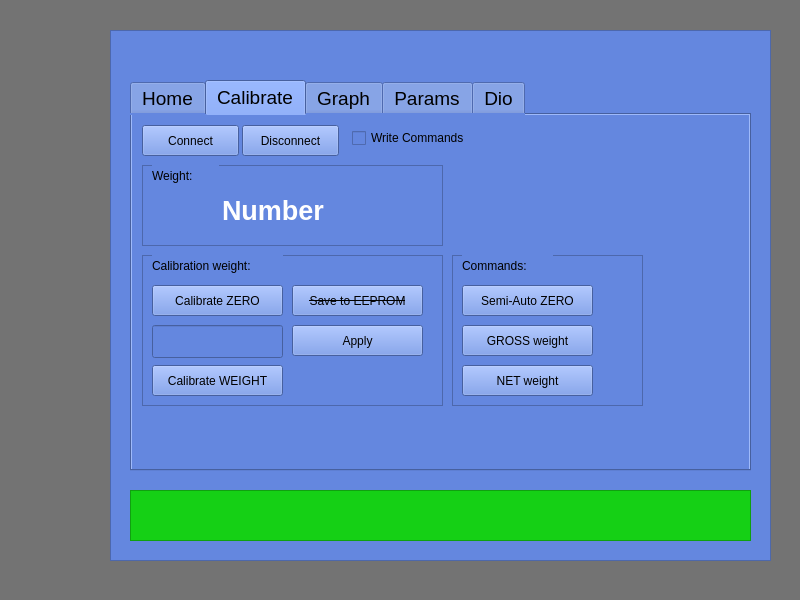
<?xml version="1.0" encoding="UTF-8"?>
<ui version="4.0">
 <class>MainWindow</class>
 <widget class="QMainWindow" name="MainWindow">
  <property name="geometry">
   <rect>
    <x>0</x>
    <y>0</y>
    <width>800</width>
    <height>600</height>
   </rect>
  </property>
  <property name="palette">
   <palette>
    <active>
     <colorrole role="Button">
      <brush brushstyle="SolidPattern">
       <color alpha="255">
        <red>115</red>
        <green>115</green>
        <blue>115</blue>
       </color>
      </brush>
     </colorrole>
     <colorrole role="Base">
      <brush brushstyle="SolidPattern">
       <color alpha="255">
        <red>115</red>
        <green>115</green>
        <blue>115</blue>
       </color>
      </brush>
     </colorrole>
     <colorrole role="Window">
      <brush brushstyle="SolidPattern">
       <color alpha="255">
        <red>115</red>
        <green>115</green>
        <blue>115</blue>
       </color>
      </brush>
     </colorrole>
    </active>
    <inactive>
     <colorrole role="Button">
      <brush brushstyle="SolidPattern">
       <color alpha="255">
        <red>115</red>
        <green>115</green>
        <blue>115</blue>
       </color>
      </brush>
     </colorrole>
     <colorrole role="Base">
      <brush brushstyle="SolidPattern">
       <color alpha="255">
        <red>115</red>
        <green>115</green>
        <blue>115</blue>
       </color>
      </brush>
     </colorrole>
     <colorrole role="Window">
      <brush brushstyle="SolidPattern">
       <color alpha="255">
        <red>115</red>
        <green>115</green>
        <blue>115</blue>
       </color>
      </brush>
     </colorrole>
    </inactive>
    <disabled>
     <colorrole role="Button">
      <brush brushstyle="SolidPattern">
       <color alpha="255">
        <red>115</red>
        <green>115</green>
        <blue>115</blue>
       </color>
      </brush>
     </colorrole>
     <colorrole role="Base">
      <brush brushstyle="SolidPattern">
       <color alpha="255">
        <red>115</red>
        <green>115</green>
        <blue>115</blue>
       </color>
      </brush>
     </colorrole>
     <colorrole role="Window">
      <brush brushstyle="SolidPattern">
       <color alpha="255">
        <red>115</red>
        <green>115</green>
        <blue>115</blue>
       </color>
      </brush>
     </colorrole>
    </disabled>
   </palette>
  </property>
  <property name="windowTitle">
   <string>MainWindow</string>
  </property>
  <property name="styleSheet">
   <string notr="true">background-color: rgb(115, 115, 115);</string>
  </property>
  <widget class="QWidget" name="centralWidget">
   <widget class="QFrame" name="frame_2">
    <property name="geometry">
     <rect>
      <x>110</x>
      <y>30</y>
      <width>661</width>
      <height>531</height>
     </rect>
    </property>
    <property name="styleSheet">
     <string notr="true">background-color: rgb(100, 135, 223);</string>
    </property>
    <property name="frameShape">
     <enum>QFrame::StyledPanel</enum>
    </property>
    <property name="frameShadow">
     <enum>QFrame::Raised</enum>
    </property>
    <widget class="QTabWidget" name="tabWidget">
     <property name="geometry">
      <rect>
       <x>20</x>
       <y>50</y>
       <width>621</width>
       <height>391</height>
      </rect>
     </property>
     <property name="palette">
      <palette>
       <active>
        <colorrole role="WindowText">
         <brush brushstyle="SolidPattern">
          <color alpha="255">
           <red>0</red>
           <green>0</green>
           <blue>0</blue>
          </color>
         </brush>
        </colorrole>
        <colorrole role="Button">
         <brush brushstyle="SolidPattern">
          <color alpha="255">
           <red>100</red>
           <green>135</green>
           <blue>223</blue>
          </color>
         </brush>
        </colorrole>
        <colorrole role="Light">
         <brush brushstyle="SolidPattern">
          <color alpha="255">
           <red>253</red>
           <green>254</green>
           <blue>255</blue>
          </color>
         </brush>
        </colorrole>
        <colorrole role="Midlight">
         <brush brushstyle="SolidPattern">
          <color alpha="255">
           <red>195</red>
           <green>216</green>
           <blue>248</blue>
          </color>
         </brush>
        </colorrole>
        <colorrole role="Dark">
         <brush brushstyle="SolidPattern">
          <color alpha="255">
           <red>68</red>
           <green>89</green>
           <blue>121</blue>
          </color>
         </brush>
        </colorrole>
        <colorrole role="Mid">
         <brush brushstyle="SolidPattern">
          <color alpha="255">
           <red>91</red>
           <green>119</green>
           <blue>161</blue>
          </color>
         </brush>
        </colorrole>
        <colorrole role="Text">
         <brush brushstyle="SolidPattern">
          <color alpha="255">
           <red>0</red>
           <green>0</green>
           <blue>0</blue>
          </color>
         </brush>
        </colorrole>
        <colorrole role="BrightText">
         <brush brushstyle="SolidPattern">
          <color alpha="255">
           <red>255</red>
           <green>255</green>
           <blue>255</blue>
          </color>
         </brush>
        </colorrole>
        <colorrole role="ButtonText">
         <brush brushstyle="SolidPattern">
          <color alpha="255">
           <red>0</red>
           <green>0</green>
           <blue>0</blue>
          </color>
         </brush>
        </colorrole>
        <colorrole role="Base">
         <brush brushstyle="SolidPattern">
          <color alpha="255">
           <red>100</red>
           <green>135</green>
           <blue>223</blue>
          </color>
         </brush>
        </colorrole>
        <colorrole role="Window">
         <brush brushstyle="SolidPattern">
          <color alpha="255">
           <red>100</red>
           <green>135</green>
           <blue>223</blue>
          </color>
         </brush>
        </colorrole>
        <colorrole role="Shadow">
         <brush brushstyle="SolidPattern">
          <color alpha="255">
           <red>0</red>
           <green>0</green>
           <blue>0</blue>
          </color>
         </brush>
        </colorrole>
        <colorrole role="AlternateBase">
         <brush brushstyle="SolidPattern">
          <color alpha="255">
           <red>196</red>
           <green>217</green>
           <blue>248</blue>
          </color>
         </brush>
        </colorrole>
        <colorrole role="ToolTipBase">
         <brush brushstyle="SolidPattern">
          <color alpha="255">
           <red>255</red>
           <green>255</green>
           <blue>220</blue>
          </color>
         </brush>
        </colorrole>
        <colorrole role="ToolTipText">
         <brush brushstyle="SolidPattern">
          <color alpha="255">
           <red>0</red>
           <green>0</green>
           <blue>0</blue>
          </color>
         </brush>
        </colorrole>
       </active>
       <inactive>
        <colorrole role="WindowText">
         <brush brushstyle="SolidPattern">
          <color alpha="255">
           <red>0</red>
           <green>0</green>
           <blue>0</blue>
          </color>
         </brush>
        </colorrole>
        <colorrole role="Button">
         <brush brushstyle="SolidPattern">
          <color alpha="255">
           <red>100</red>
           <green>135</green>
           <blue>223</blue>
          </color>
         </brush>
        </colorrole>
        <colorrole role="Light">
         <brush brushstyle="SolidPattern">
          <color alpha="255">
           <red>253</red>
           <green>254</green>
           <blue>255</blue>
          </color>
         </brush>
        </colorrole>
        <colorrole role="Midlight">
         <brush brushstyle="SolidPattern">
          <color alpha="255">
           <red>195</red>
           <green>216</green>
           <blue>248</blue>
          </color>
         </brush>
        </colorrole>
        <colorrole role="Dark">
         <brush brushstyle="SolidPattern">
          <color alpha="255">
           <red>68</red>
           <green>89</green>
           <blue>121</blue>
          </color>
         </brush>
        </colorrole>
        <colorrole role="Mid">
         <brush brushstyle="SolidPattern">
          <color alpha="255">
           <red>91</red>
           <green>119</green>
           <blue>161</blue>
          </color>
         </brush>
        </colorrole>
        <colorrole role="Text">
         <brush brushstyle="SolidPattern">
          <color alpha="255">
           <red>0</red>
           <green>0</green>
           <blue>0</blue>
          </color>
         </brush>
        </colorrole>
        <colorrole role="BrightText">
         <brush brushstyle="SolidPattern">
          <color alpha="255">
           <red>255</red>
           <green>255</green>
           <blue>255</blue>
          </color>
         </brush>
        </colorrole>
        <colorrole role="ButtonText">
         <brush brushstyle="SolidPattern">
          <color alpha="255">
           <red>0</red>
           <green>0</green>
           <blue>0</blue>
          </color>
         </brush>
        </colorrole>
        <colorrole role="Base">
         <brush brushstyle="SolidPattern">
          <color alpha="255">
           <red>100</red>
           <green>135</green>
           <blue>223</blue>
          </color>
         </brush>
        </colorrole>
        <colorrole role="Window">
         <brush brushstyle="SolidPattern">
          <color alpha="255">
           <red>100</red>
           <green>135</green>
           <blue>223</blue>
          </color>
         </brush>
        </colorrole>
        <colorrole role="Shadow">
         <brush brushstyle="SolidPattern">
          <color alpha="255">
           <red>0</red>
           <green>0</green>
           <blue>0</blue>
          </color>
         </brush>
        </colorrole>
        <colorrole role="AlternateBase">
         <brush brushstyle="SolidPattern">
          <color alpha="255">
           <red>196</red>
           <green>217</green>
           <blue>248</blue>
          </color>
         </brush>
        </colorrole>
        <colorrole role="ToolTipBase">
         <brush brushstyle="SolidPattern">
          <color alpha="255">
           <red>255</red>
           <green>255</green>
           <blue>220</blue>
          </color>
         </brush>
        </colorrole>
        <colorrole role="ToolTipText">
         <brush brushstyle="SolidPattern">
          <color alpha="255">
           <red>0</red>
           <green>0</green>
           <blue>0</blue>
          </color>
         </brush>
        </colorrole>
       </inactive>
       <disabled>
        <colorrole role="WindowText">
         <brush brushstyle="SolidPattern">
          <color alpha="255">
           <red>68</red>
           <green>89</green>
           <blue>121</blue>
          </color>
         </brush>
        </colorrole>
        <colorrole role="Button">
         <brush brushstyle="SolidPattern">
          <color alpha="255">
           <red>100</red>
           <green>135</green>
           <blue>223</blue>
          </color>
         </brush>
        </colorrole>
        <colorrole role="Light">
         <brush brushstyle="SolidPattern">
          <color alpha="255">
           <red>253</red>
           <green>254</green>
           <blue>255</blue>
          </color>
         </brush>
        </colorrole>
        <colorrole role="Midlight">
         <brush brushstyle="SolidPattern">
          <color alpha="255">
           <red>195</red>
           <green>216</green>
           <blue>248</blue>
          </color>
         </brush>
        </colorrole>
        <colorrole role="Dark">
         <brush brushstyle="SolidPattern">
          <color alpha="255">
           <red>68</red>
           <green>89</green>
           <blue>121</blue>
          </color>
         </brush>
        </colorrole>
        <colorrole role="Mid">
         <brush brushstyle="SolidPattern">
          <color alpha="255">
           <red>91</red>
           <green>119</green>
           <blue>161</blue>
          </color>
         </brush>
        </colorrole>
        <colorrole role="Text">
         <brush brushstyle="SolidPattern">
          <color alpha="255">
           <red>68</red>
           <green>89</green>
           <blue>121</blue>
          </color>
         </brush>
        </colorrole>
        <colorrole role="BrightText">
         <brush brushstyle="SolidPattern">
          <color alpha="255">
           <red>255</red>
           <green>255</green>
           <blue>255</blue>
          </color>
         </brush>
        </colorrole>
        <colorrole role="ButtonText">
         <brush brushstyle="SolidPattern">
          <color alpha="255">
           <red>68</red>
           <green>89</green>
           <blue>121</blue>
          </color>
         </brush>
        </colorrole>
        <colorrole role="Base">
         <brush brushstyle="SolidPattern">
          <color alpha="255">
           <red>100</red>
           <green>135</green>
           <blue>223</blue>
          </color>
         </brush>
        </colorrole>
        <colorrole role="Window">
         <brush brushstyle="SolidPattern">
          <color alpha="255">
           <red>100</red>
           <green>135</green>
           <blue>223</blue>
          </color>
         </brush>
        </colorrole>
        <colorrole role="Shadow">
         <brush brushstyle="SolidPattern">
          <color alpha="255">
           <red>0</red>
           <green>0</green>
           <blue>0</blue>
          </color>
         </brush>
        </colorrole>
        <colorrole role="AlternateBase">
         <brush brushstyle="SolidPattern">
          <color alpha="255">
           <red>137</red>
           <green>179</green>
           <blue>242</blue>
          </color>
         </brush>
        </colorrole>
        <colorrole role="ToolTipBase">
         <brush brushstyle="SolidPattern">
          <color alpha="255">
           <red>255</red>
           <green>255</green>
           <blue>220</blue>
          </color>
         </brush>
        </colorrole>
        <colorrole role="ToolTipText">
         <brush brushstyle="SolidPattern">
          <color alpha="255">
           <red>0</red>
           <green>0</green>
           <blue>0</blue>
          </color>
         </brush>
        </colorrole>
       </disabled>
      </palette>
     </property>
     <property name="font">
      <font>
       <pointsize>14</pointsize>
       <weight>50</weight>
       <bold>false</bold>
      </font>
     </property>
     <property name="focusPolicy">
      <enum>Qt::ClickFocus</enum>
     </property>
     <property name="layoutDirection">
      <enum>Qt::LeftToRight</enum>
     </property>
     <property name="autoFillBackground">
      <bool>false</bool>
     </property>
     <property name="styleSheet">
      <string notr="true">background-color: rgb(100, 135, 223);</string>
     </property>
     <property name="tabPosition">
      <enum>QTabWidget::North</enum>
     </property>
     <property name="tabShape">
      <enum>QTabWidget::Rounded</enum>
     </property>
     <property name="currentIndex">
      <number>1</number>
     </property>
     <property name="iconSize">
      <size>
       <width>16</width>
       <height>16</height>
      </size>
     </property>
     <property name="elideMode">
      <enum>Qt::ElideNone</enum>
     </property>
     <widget class="QWidget" name="tabHome">
      <attribute name="title">
       <string>Home</string>
      </attribute>
      <widget class="QLabel" name="FlowScaleImage">
       <property name="geometry">
        <rect>
         <x>60</x>
         <y>60</y>
         <width>211</width>
         <height>61</height>
        </rect>
       </property>
       <property name="text">
        <string>FlowScale</string>
       </property>
      </widget>
      <widget class="QLabel" name="PenguinImage">
       <property name="geometry">
        <rect>
         <x>60</x>
         <y>60</y>
         <width>61</width>
         <height>21</height>
        </rect>
       </property>
       <property name="accessibleDescription">
        <string/>
       </property>
       <property name="midLineWidth">
        <number>0</number>
       </property>
       <property name="text">
        <string>Penguin</string>
       </property>
       <property name="margin">
        <number>0</number>
       </property>
       <property name="indent">
        <number>-1</number>
       </property>
      </widget>
     </widget>
     <widget class="QWidget" name="tabCalibrate">
      <attribute name="title">
       <string>Calibrate</string>
      </attribute>
      <widget class="QFrame" name="transmitFrame">
       <property name="geometry">
        <rect>
         <x>10</x>
         <y>140</y>
         <width>301</width>
         <height>151</height>
        </rect>
       </property>
       <property name="styleSheet">
        <string notr="true"/>
       </property>
       <property name="frameShape">
        <enum>QFrame::StyledPanel</enum>
       </property>
       <property name="frameShadow">
        <enum>QFrame::Raised</enum>
       </property>
       <widget class="QLineEdit" name="edtCalibrationWeight">
        <property name="geometry">
         <rect>
          <x>10</x>
          <y>70</y>
          <width>131</width>
          <height>33</height>
         </rect>
        </property>
       </widget>
       <widget class="QPushButton" name="btnCalibrateZERO">
        <property name="geometry">
         <rect>
          <x>10</x>
          <y>30</y>
          <width>131</width>
          <height>31</height>
         </rect>
        </property>
        <property name="autoFillBackground">
         <bool>false</bool>
        </property>
        <property name="styleSheet">
         <string notr="true"/>
        </property>
        <property name="text">
         <string>Calibrate ZERO</string>
        </property>
       </widget>
       <widget class="QPushButton" name="btnCalibrateWEIGHT">
        <property name="geometry">
         <rect>
          <x>10</x>
          <y>110</y>
          <width>131</width>
          <height>31</height>
         </rect>
        </property>
        <property name="text">
         <string>Calibrate WEIGHT</string>
        </property>
       </widget>
       <widget class="QPushButton" name="btnAPPLY">
        <property name="geometry">
         <rect>
          <x>150</x>
          <y>70</y>
          <width>131</width>
          <height>31</height>
         </rect>
        </property>
        <property name="text">
         <string>Apply</string>
        </property>
       </widget>
       <widget class="QPushButton" name="btnSaveToEEPROM">
        <property name="geometry">
         <rect>
          <x>150</x>
          <y>30</y>
          <width>131</width>
          <height>31</height>
         </rect>
        </property>
        <property name="font">
         <font>
          <strikeout>true</strikeout>
         </font>
        </property>
        <property name="text">
         <string>Save to EEPROM</string>
        </property>
       </widget>
       <widget class="QLabel" name="label">
        <property name="geometry">
         <rect>
          <x>10</x>
          <y>0</y>
          <width>131</width>
          <height>21</height>
         </rect>
        </property>
        <property name="text">
         <string>Calibration weight:</string>
        </property>
       </widget>
      </widget>
      <widget class="QPushButton" name="btnDisconnect">
       <property name="geometry">
        <rect>
         <x>110</x>
         <y>10</y>
         <width>97</width>
         <height>31</height>
        </rect>
       </property>
       <property name="text">
        <string>Disconnect</string>
       </property>
      </widget>
      <widget class="QPushButton" name="btnConnect">
       <property name="geometry">
        <rect>
         <x>10</x>
         <y>10</y>
         <width>97</width>
         <height>31</height>
        </rect>
       </property>
       <property name="text">
        <string>Connect</string>
       </property>
      </widget>
      <widget class="QCheckBox" name="chkWriteToLoadcell">
       <property name="geometry">
        <rect>
         <x>220</x>
         <y>10</y>
         <width>151</width>
         <height>26</height>
        </rect>
       </property>
       <property name="text">
        <string>Write Commands</string>
       </property>
      </widget>
      <widget class="QFrame" name="receiveFrame">
       <property name="geometry">
        <rect>
         <x>10</x>
         <y>50</y>
         <width>301</width>
         <height>81</height>
        </rect>
       </property>
       <property name="styleSheet">
        <string notr="true"/>
       </property>
       <property name="frameShape">
        <enum>QFrame::StyledPanel</enum>
       </property>
       <property name="frameShadow">
        <enum>QFrame::Raised</enum>
       </property>
       <widget class="QLabel" name="lblReceivedWeight">
        <property name="geometry">
         <rect>
          <x>80</x>
          <y>30</y>
          <width>141</width>
          <height>31</height>
         </rect>
        </property>
        <property name="font">
         <font>
          <pointsize>20</pointsize>
          <weight>75</weight>
          <bold>true</bold>
         </font>
        </property>
        <property name="styleSheet">
         <string notr="true">color: rgb(255, 255, 255);</string>
        </property>
        <property name="text">
         <string>Number</string>
        </property>
       </widget>
       <widget class="QLabel" name="lblWeight">
        <property name="geometry">
         <rect>
          <x>10</x>
          <y>0</y>
          <width>67</width>
          <height>21</height>
         </rect>
        </property>
        <property name="text">
         <string>Weight:</string>
        </property>
       </widget>
      </widget>
      <widget class="QFrame" name="frame">
       <property name="geometry">
        <rect>
         <x>320</x>
         <y>140</y>
         <width>191</width>
         <height>151</height>
        </rect>
       </property>
       <property name="styleSheet">
        <string notr="true"/>
       </property>
       <property name="frameShape">
        <enum>QFrame::StyledPanel</enum>
       </property>
       <property name="frameShadow">
        <enum>QFrame::Raised</enum>
       </property>
       <widget class="QPushButton" name="btnGrossWeight">
        <property name="geometry">
         <rect>
          <x>10</x>
          <y>70</y>
          <width>131</width>
          <height>31</height>
         </rect>
        </property>
        <property name="text">
         <string>GROSS weight</string>
        </property>
       </widget>
       <widget class="QPushButton" name="btnNetWeight">
        <property name="geometry">
         <rect>
          <x>10</x>
          <y>110</y>
          <width>131</width>
          <height>31</height>
         </rect>
        </property>
        <property name="text">
         <string>NET weight</string>
        </property>
       </widget>
       <widget class="QPushButton" name="btnSemiAutoZERO">
        <property name="geometry">
         <rect>
          <x>10</x>
          <y>30</y>
          <width>131</width>
          <height>31</height>
         </rect>
        </property>
        <property name="text">
         <string>Semi-Auto ZERO</string>
        </property>
       </widget>
       <widget class="QLabel" name="lblCommands">
        <property name="geometry">
         <rect>
          <x>10</x>
          <y>0</y>
          <width>91</width>
          <height>21</height>
         </rect>
        </property>
        <property name="text">
         <string>Commands:</string>
        </property>
       </widget>
      </widget>
     </widget>
     <widget class="QWidget" name="tabGraph">
      <attribute name="title">
       <string>Graph</string>
      </attribute>
      <layout class="QVBoxLayout" name="verticalLayout">
       <item>
        <widget class="QCustomPlot" name="customPlot" native="true">
         <property name="autoFillBackground">
          <bool>false</bool>
         </property>
         <widget class="QLabel" name="lblFilteredWeight">
          <property name="geometry">
           <rect>
            <x>250</x>
            <y>100</y>
            <width>141</width>
            <height>31</height>
           </rect>
          </property>
          <property name="font">
           <font>
            <pointsize>20</pointsize>
            <weight>75</weight>
            <bold>true</bold>
           </font>
          </property>
          <property name="styleSheet">
           <string notr="true">color: rgb(255, 255, 255);</string>
          </property>
          <property name="text">
           <string>Number</string>
          </property>
         </widget>
        </widget>
       </item>
      </layout>
     </widget>
     <widget class="QWidget" name="tabParams">
      <attribute name="title">
       <string>Params</string>
      </attribute>
     </widget>
     <widget class="QWidget" name="tabDio">
      <attribute name="title">
       <string>Dio</string>
      </attribute>
      <widget class="QWidget" name="layoutWidget_1">
       <property name="geometry">
        <rect>
         <x>20</x>
         <y>80</y>
         <width>308</width>
         <height>24</height>
        </rect>
       </property>
       <layout class="QHBoxLayout" name="horizontalLayout_3">
        <item>
         <widget class="QCheckBox" name="chkDIN_03">
          <property name="text">
           <string>SI_03</string>
          </property>
         </widget>
        </item>
        <item>
         <spacer name="horizontalSpacer_5">
          <property name="orientation">
           <enum>Qt::Horizontal</enum>
          </property>
          <property name="sizeHint" stdset="0">
           <size>
            <width>40</width>
            <height>20</height>
           </size>
          </property>
         </spacer>
        </item>
        <item>
         <widget class="QLabel" name="label_6">
          <property name="text">
           <string>I 03</string>
          </property>
         </widget>
        </item>
        <item>
         <widget class="QLabel" name="lblDIN_03">
          <property name="text">
           <string>I_03</string>
          </property>
         </widget>
        </item>
        <item>
         <spacer name="horizontalSpacer_6">
          <property name="orientation">
           <enum>Qt::Horizontal</enum>
          </property>
          <property name="sizeHint" stdset="0">
           <size>
            <width>40</width>
            <height>20</height>
           </size>
          </property>
         </spacer>
        </item>
        <item>
         <widget class="QLabel" name="label_7">
          <property name="text">
           <string>Q 03</string>
          </property>
         </widget>
        </item>
        <item>
         <widget class="QLabel" name="lblDOUT_03">
          <property name="text">
           <string>Q_03</string>
          </property>
         </widget>
        </item>
       </layout>
      </widget>
      <widget class="QWidget" name="layoutWidget_2">
       <property name="geometry">
        <rect>
         <x>20</x>
         <y>110</y>
         <width>308</width>
         <height>24</height>
        </rect>
       </property>
       <layout class="QHBoxLayout" name="horizontalLayout_4">
        <item>
         <widget class="QCheckBox" name="chkDIN_04">
          <property name="text">
           <string>SI_04</string>
          </property>
         </widget>
        </item>
        <item>
         <spacer name="horizontalSpacer_7">
          <property name="orientation">
           <enum>Qt::Horizontal</enum>
          </property>
          <property name="sizeHint" stdset="0">
           <size>
            <width>40</width>
            <height>20</height>
           </size>
          </property>
         </spacer>
        </item>
        <item>
         <widget class="QLabel" name="label_8">
          <property name="text">
           <string>I 04</string>
          </property>
         </widget>
        </item>
        <item>
         <widget class="QLabel" name="lblDIN_04">
          <property name="text">
           <string>I_04</string>
          </property>
         </widget>
        </item>
        <item>
         <spacer name="horizontalSpacer_8">
          <property name="orientation">
           <enum>Qt::Horizontal</enum>
          </property>
          <property name="sizeHint" stdset="0">
           <size>
            <width>40</width>
            <height>20</height>
           </size>
          </property>
         </spacer>
        </item>
        <item>
         <widget class="QLabel" name="label_9">
          <property name="text">
           <string>Q 04</string>
          </property>
         </widget>
        </item>
        <item>
         <widget class="QLabel" name="lblDOUT_04">
          <property name="text">
           <string>Q_04</string>
          </property>
         </widget>
        </item>
       </layout>
      </widget>
      <widget class="QWidget" name="layoutWidget_3">
       <property name="geometry">
        <rect>
         <x>20</x>
         <y>20</y>
         <width>308</width>
         <height>24</height>
        </rect>
       </property>
       <layout class="QHBoxLayout" name="horizontalLayout">
        <item>
         <widget class="QCheckBox" name="chkDIN_01">
          <property name="text">
           <string>SI_01</string>
          </property>
          <property name="checked">
           <bool>false</bool>
          </property>
         </widget>
        </item>
        <item>
         <spacer name="horizontalSpacer">
          <property name="orientation">
           <enum>Qt::Horizontal</enum>
          </property>
          <property name="sizeHint" stdset="0">
           <size>
            <width>40</width>
            <height>20</height>
           </size>
          </property>
         </spacer>
        </item>
        <item>
         <widget class="QLabel" name="label_2">
          <property name="text">
           <string>I 01</string>
          </property>
         </widget>
        </item>
        <item>
         <widget class="QLabel" name="lblDIN_01">
          <property name="enabled">
           <bool>true</bool>
          </property>
          <property name="palette">
           <palette>
            <active>
             <colorrole role="Button">
              <brush brushstyle="SolidPattern">
               <color alpha="255">
                <red>100</red>
                <green>135</green>
                <blue>223</blue>
               </color>
              </brush>
             </colorrole>
             <colorrole role="Base">
              <brush brushstyle="SolidPattern">
               <color alpha="255">
                <red>100</red>
                <green>135</green>
                <blue>223</blue>
               </color>
              </brush>
             </colorrole>
             <colorrole role="Window">
              <brush brushstyle="SolidPattern">
               <color alpha="255">
                <red>100</red>
                <green>135</green>
                <blue>223</blue>
               </color>
              </brush>
             </colorrole>
            </active>
            <inactive>
             <colorrole role="Button">
              <brush brushstyle="SolidPattern">
               <color alpha="255">
                <red>100</red>
                <green>135</green>
                <blue>223</blue>
               </color>
              </brush>
             </colorrole>
             <colorrole role="Base">
              <brush brushstyle="SolidPattern">
               <color alpha="255">
                <red>100</red>
                <green>135</green>
                <blue>223</blue>
               </color>
              </brush>
             </colorrole>
             <colorrole role="Window">
              <brush brushstyle="SolidPattern">
               <color alpha="255">
                <red>100</red>
                <green>135</green>
                <blue>223</blue>
               </color>
              </brush>
             </colorrole>
            </inactive>
            <disabled>
             <colorrole role="Button">
              <brush brushstyle="SolidPattern">
               <color alpha="255">
                <red>100</red>
                <green>135</green>
                <blue>223</blue>
               </color>
              </brush>
             </colorrole>
             <colorrole role="Base">
              <brush brushstyle="SolidPattern">
               <color alpha="255">
                <red>100</red>
                <green>135</green>
                <blue>223</blue>
               </color>
              </brush>
             </colorrole>
             <colorrole role="Window">
              <brush brushstyle="SolidPattern">
               <color alpha="255">
                <red>100</red>
                <green>135</green>
                <blue>223</blue>
               </color>
              </brush>
             </colorrole>
            </disabled>
           </palette>
          </property>
          <property name="autoFillBackground">
           <bool>false</bool>
          </property>
          <property name="text">
           <string>I_01</string>
          </property>
         </widget>
        </item>
        <item>
         <spacer name="horizontalSpacer_2">
          <property name="orientation">
           <enum>Qt::Horizontal</enum>
          </property>
          <property name="sizeHint" stdset="0">
           <size>
            <width>40</width>
            <height>20</height>
           </size>
          </property>
         </spacer>
        </item>
        <item>
         <widget class="QLabel" name="label_4">
          <property name="text">
           <string>Q 01</string>
          </property>
         </widget>
        </item>
        <item>
         <widget class="QLabel" name="lblDOUT_01">
          <property name="text">
           <string>Q_01</string>
          </property>
         </widget>
        </item>
       </layout>
      </widget>
      <widget class="QWidget" name="layoutWidget_4">
       <property name="geometry">
        <rect>
         <x>20</x>
         <y>50</y>
         <width>308</width>
         <height>24</height>
        </rect>
       </property>
       <layout class="QHBoxLayout" name="horizontalLayout_2">
        <item>
         <widget class="QCheckBox" name="chkDIN_02">
          <property name="text">
           <string>SI_02</string>
          </property>
         </widget>
        </item>
        <item>
         <spacer name="horizontalSpacer_3">
          <property name="orientation">
           <enum>Qt::Horizontal</enum>
          </property>
          <property name="sizeHint" stdset="0">
           <size>
            <width>40</width>
            <height>20</height>
           </size>
          </property>
         </spacer>
        </item>
        <item>
         <widget class="QLabel" name="label_3">
          <property name="text">
           <string>I 02</string>
          </property>
         </widget>
        </item>
        <item>
         <widget class="QLabel" name="lblDIN_02">
          <property name="text">
           <string>I_02</string>
          </property>
         </widget>
        </item>
        <item>
         <spacer name="horizontalSpacer_4">
          <property name="orientation">
           <enum>Qt::Horizontal</enum>
          </property>
          <property name="sizeHint" stdset="0">
           <size>
            <width>40</width>
            <height>20</height>
           </size>
          </property>
         </spacer>
        </item>
        <item>
         <widget class="QLabel" name="label_5">
          <property name="text">
           <string>Q 02</string>
          </property>
         </widget>
        </item>
        <item>
         <widget class="QLabel" name="lblDOUT_02">
          <property name="text">
           <string>Q_02</string>
          </property>
         </widget>
        </item>
       </layout>
      </widget>
     </widget>
    </widget>
    <widget class="QFrame" name="frame_3">
     <property name="geometry">
      <rect>
       <x>20</x>
       <y>460</y>
       <width>621</width>
       <height>51</height>
      </rect>
     </property>
     <property name="styleSheet">
      <string notr="true">background-color: rgb(21, 208, 21);</string>
     </property>
     <property name="frameShape">
      <enum>QFrame::StyledPanel</enum>
     </property>
     <property name="frameShadow">
      <enum>QFrame::Raised</enum>
     </property>
    </widget>
   </widget>
  </widget>
 </widget>
 <layoutdefault spacing="6" margin="11"/>
 <customwidgets>
  <customwidget>
   <class>QCustomPlot</class>
   <extends>QWidget</extends>
   <header location="global">../QCustomPlot/qcustomplot.h</header>
   <container>1</container>
  </customwidget>
 </customwidgets>
 <tabstops>
  <tabstop>tabWidget</tabstop>
  <tabstop>btnCalibrateZERO</tabstop>
  <tabstop>btnCalibrateWEIGHT</tabstop>
  <tabstop>btnAPPLY</tabstop>
  <tabstop>btnSemiAutoZERO</tabstop>
  <tabstop>edtCalibrationWeight</tabstop>
  <tabstop>btnSaveToEEPROM</tabstop>
  <tabstop>btnGrossWeight</tabstop>
  <tabstop>btnNetWeight</tabstop>
  <tabstop>btnConnect</tabstop>
  <tabstop>btnDisconnect</tabstop>
  <tabstop>chkWriteToLoadcell</tabstop>
 </tabstops>
 <resources/>
 <connections/>
</ui>
